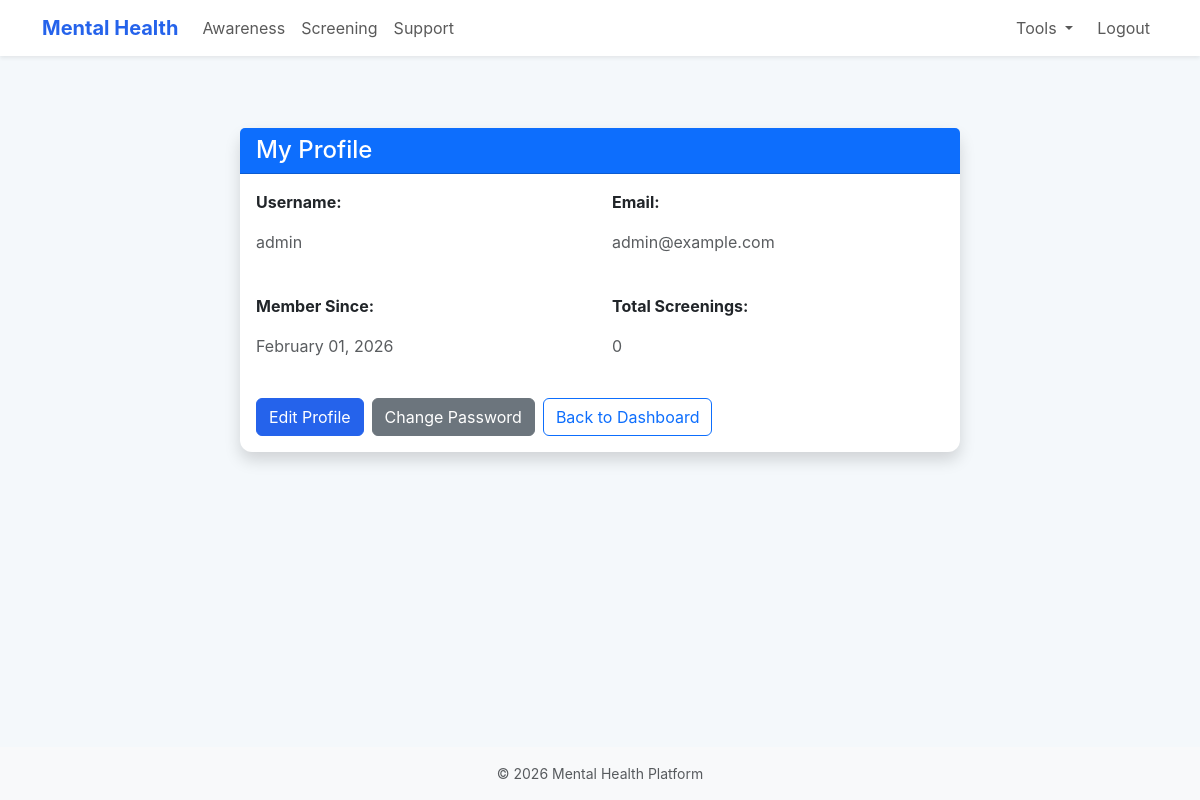
Screenshot of /profile (signed in) with the database file from the repository.
### models.py (models this page shows, shortened)
class User(Base, UserMixin):
    __tablename__ = 'users'
    id = Column(Integer, primary_key=True)
    username = Column(String(120), unique=True, nullable=False)
    email = Column(String(120), unique=True, nullable=True)
    password = Column(String(255), nullable=False)
    role = Column(String(50), default='user', nullable=False)  # 'user' or 'admin'
    created_at = Column(DateTime, default=datetime.utcnow)
    updated_at = Column(DateTime, default=datetime.utcnow, onupdate=datetime.utcnow)
    bio = Column(Text, nullable=True)
    preferences = Column(Text, nullable=True)  # JSON string for user preferences
    screenings = relationship('Screening', back_populates='user', cascade='all, delete-orphan')
    coping_logs = relationship('CopingLog', back_populates='user', cascade='all, delete-orphan')
    def is_admin(self):
        return self.role == 'admin'

### app.py (the view)
@app.route('/profile')
@login_required
def profile():
    session = SessionLocal()
    try:
        user_id = get_user_id()
        if not user_id:
            flash('User session expired. Please log in again.', 'warning')
            return redirect(url_for('login'))
        user = session.query(User).get(user_id)
        screening_count = session.query(Screening).filter_by(user_id=user_id).count()
        return render_template('profile.html', user=user, screening_count=screening_count)
    finally:
        session.close()

### app.py (called while the page is built)
@login_manager.user_loader
def load_user(user_id):
    session = SessionLocal()
    try:
        user = session.query(User).filter(User.id == int(user_id)).first()
        return user
    except:
        return None
    finally:
        session.close()

@app.context_processor
def inject_user():
    return dict(current_user=current_user)

def get_user_id():
    try:
        return int(current_user.get_id())
    except:
        try:
            return int(current_user.id)
        except:
            return None

### templates/profile.html (shortened to what this page needs)
{% extends "base.html" %}
{% block content %}
<div class="container my-5">
  <div class="row">
    <div class="col-md-8 offset-md-2">
      <div class="card shadow">
        <div class="card-header bg-primary text-white">
          <h4 class="mb-0">My Profile</h4>
        </div>
        <div class="card-body">
          <div class="row mb-4">
            <div class="col-md-6">
              <p><strong>Username:</strong></p>
              <p class="text-muted">{{ user.username }}</p>
            </div>
            <div class="col-md-6">
              <p><strong>Email:</strong></p>
              <p class="text-muted">{{ user.email or 'Not set' }}</p>
            </div>
          </div>
          <div class="row mb-4">
            <div class="col-md-6">
              <p><strong>Member Since:</strong></p>
              <p class="text-muted">{{ user.created_at.strftime('%B %d, %Y') }}</p>
            </div>
            <div class="col-md-6">
              <p><strong>Total Screenings:</strong></p>
              <p class="text-muted">{{ screening_count }}</p>
            </div>
          </div>
          <div class="d-flex gap-2">
            <a href="/profile/edit" class="btn btn-primary">Edit Profile</a>
            <a href="/change-password" class="btn btn-secondary">Change Password</a>
            <a href="/dashboard" class="btn btn-outline-primary">Back to Dashboard</a>
          </div>
        </div>
      </div>
    </div>
  </div>
</div>
{% endblock %}

### static/style.css (style rules this page uses)
:root { --brand: #2563eb; --muted: #6b7280; --bg: #f4f8fb; --card: #ffffff; }
* { box-sizing: border-box; }
html, body { height: 100%; }
body { font-family: "Inter", system-ui, -apple-system, "Segoe UI", Roboto, "Helvetica Neue", Arial, "Noto Sans", "Liberation Sans", sans-serif; background: var(--bg); color: #0f172a; -webkit-font-smoothing: antialiased; -moz-osx-font-smoothing: grayscale; }
a { text-decoration: none; }
.card { background: var(--card); border: 0; border-radius: 12px; box-shadow: 0 6px 18px rgba(16,24,40,0.06); }
.btn-primary { background-color: var(--brand); border-color: var(--brand); }

### rows the page displays
User: username "admin", email "admin@example.com", created_at "February 01, 2026"

### other values shown
{{ screening_count }} "0"
